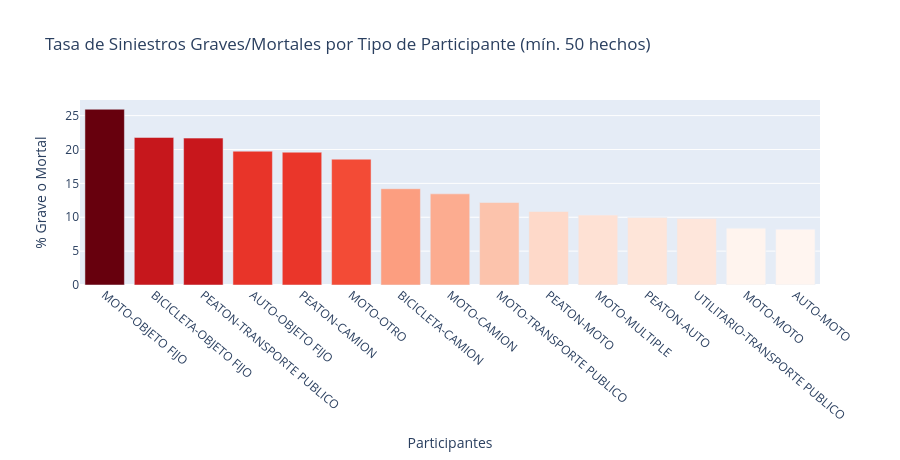

The notebook cell saved with this chart:
### Markdown cell above
##### 3.B - Proporción de siniestros Graves+Mortales por combinación

### Code cell
# calcular la tasa de siniestros graves o mortales por combinación
part_total = df_hechos.groupby('participantes_siniestro').size().rename('total')
part_grave = (df_hechos[df_hechos['gravedad_siniestro'].isin(['GRAVE','MORTAL'])]
              .groupby('participantes_siniestro').size().rename('grave_mortal'))

tasa_riesgo = pd.concat([part_total, part_grave], axis=1).fillna(0)
tasa_riesgo['tasa_%'] = (tasa_riesgo['grave_mortal'] / tasa_riesgo['total'] * 100).round(2)
tasa_riesgo = tasa_riesgo[tasa_riesgo['total'] >= 50].sort_values('tasa_%', ascending=False).head(15)

fig = px.bar(
    tasa_riesgo.reset_index(), x='participantes_siniestro', y='tasa_%',
    color='tasa_%', color_continuous_scale='Reds',
    labels={'participantes_siniestro': 'Participantes', 'tasa_%': '% Grave o Mortal'},
    title='Tasa de Siniestros Graves/Mortales por Tipo de Participante (mín. 50 hechos)'
)
fig.update_xaxes(tickangle=40)
fig.update_layout(height=460, coloraxis_showscale=False)
fig.show()

### Figure 1 — Plotly figure (JSON) as saved in the notebook; plotly's stock layout.template omitted (floating-point values rounded to 4 significant figures)
{"data": [{"alignmentgroup": "True", "hovertemplate": "Participantes=%{x}<br>% Grave o Mortal=%{marker.color}<extra></extra>", "legendgroup": "", "marker": {"color": [25.94, 21.78, 21.68, 19.75, 19.6, 18.57, 14.21, 13.45, 12.18, 10.85, 10.32, 9.96, 9.8, 8.38, 8.24], "coloraxis": "coloraxis", "pattern": {"shape": ""}}, "name": "", "offsetgroup": "", "orientation": "v", "showlegend": false, "textposition": "auto", "type": "bar", "x": ["MOTO-OBJETO FIJO", "BICICLETA-OBJETO FIJO", "PEATON-TRANSPORTE PUBLICO", "AUTO-OBJETO FIJO", "PEATON-CAMION", "MOTO-OTRO", "BICICLETA-CAMION", "MOTO-CAMION", "MOTO-TRANSPORTE PUBLICO", "PEATON-MOTO", "MOTO-MULTIPLE", "PEATON-AUTO", "UTILITARIO-TRANSPORTE PUBLICO", "MOTO-MOTO", "AUTO-MOTO"], "xaxis": "x", "y": [25.94, 21.78, 21.68, 19.75, 19.6, 18.57, 14.21, 13.45, 12.18, 10.85, 10.32, 9.96, 9.8, 8.38, 8.24], "yaxis": "y"}], "layout": {"barmode": "relative", "coloraxis": {"colorbar": {"title": {"text": "% Grave o Mortal"}}, "colorscale": [[0, "rgb(255,245,240)"], [0.125, "rgb(254,224,210)"], [0.25, "rgb(252,187,161)"], [0.375, "rgb(252,146,114)"], [0.5, "rgb(251,106,74)"], [0.625, "rgb(239,59,44)"], [0.75, "rgb(203,24,29)"], [0.875, "rgb(165,15,21)"], [1, "rgb(103,0,13)"]], "showscale": false}, "height": 460, "legend": {"tracegroupgap": 0}, "title": {"text": "Tasa de Siniestros Graves/Mortales por Tipo de Participante (mín. 50 hechos)"}, "xaxis": {"anchor": "y", "domain": [0, 1], "tickangle": 40, "title": {"text": "Participantes"}}, "yaxis": {"anchor": "x", "domain": [0, 1], "title": {"text": "% Grave o Mortal"}}}}
